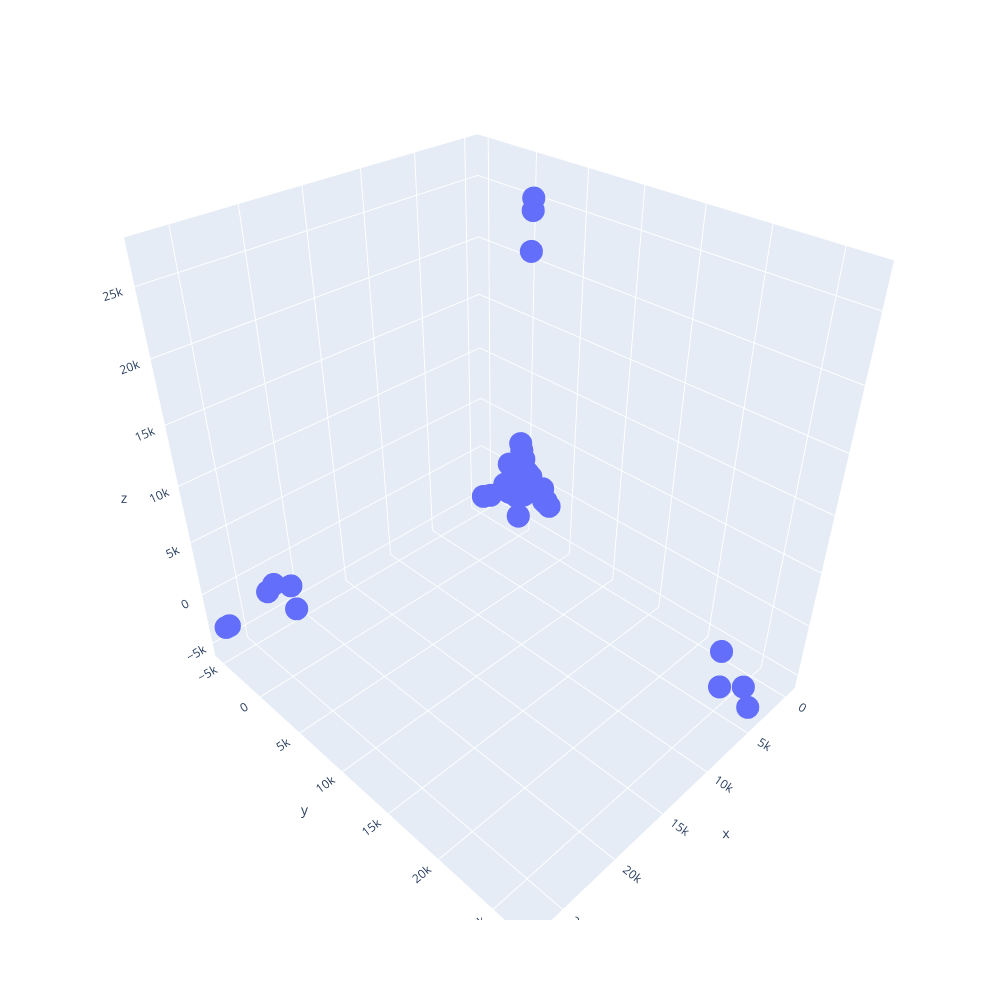

Notebook cell for this chart:
### Code cell
px.scatter_3d(pd.DataFrame(data2_3d, columns=['x','y','z']), x='x', y='y', z='z',  width=1000, height=1000)

### Figure 1 — Plotly figure (JSON) as saved in the notebook; plotly's stock layout.template omitted (floating-point values rounded to 4 significant figures; data arrays with more than 128 entries replaced by an {"elided": "..."} marker saying what was removed)
{"data": [{"hovertemplate": "x=%{x}<br>y=%{y}<br>z=%{z}<extra></extra>", "legendgroup": "", "marker": {"color": "#636efa", "symbol": "circle"}, "mode": "markers", "name": "", "scene": "scene", "showlegend": false, "type": "scatter3d", "x": {"elided": "2000 float values"}, "y": {"elided": "2000 float values"}, "z": {"elided": "2000 float values"}}], "layout": {"height": 1000, "legend": {"tracegroupgap": 0}, "margin": {"t": 60}, "scene": {"aspectmode": "auto", "aspectratio": {"x": 0.8998, "y": 1.05, "z": 1.059}, "domain": {"x": [0, 1], "y": [0, 1]}, "xaxis": {"title": {"text": "x"}, "type": "linear"}, "yaxis": {"title": {"text": "y"}, "type": "linear"}, "zaxis": {"title": {"text": "z"}, "type": "linear"}}, "width": 1000}}
